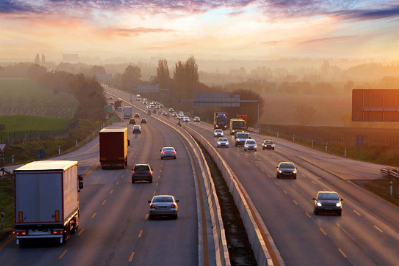
#> input picture Open_CV/resources/images/image2000.png, 399 x 266 px
$ python 18_edge_detection.py
#> lines starting #> are read from the running program, lines starting #| are printed output that depends on the picture; after the words box and inside, x2 and y2 are one past the last pixel; in counts of white or black regions, pixels touching at a corner belong together
import cv2

img_path = '../resources/images/image2000.png'

original_image = cv2.imread(img_path)
#> original_image is the input picture: shape (266, 399, 3); mean B, G, R 98.7, 110.1, 137

gray_image = cv2.cvtColor(original_image, cv2.COLOR_BGR2GRAY)
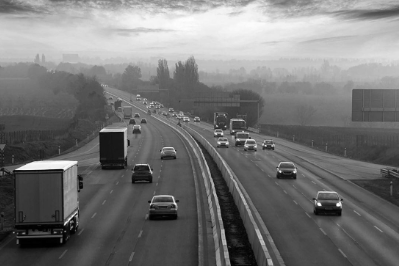
#> gray_image: shape (266, 399); min 0, max 254, mean 116.8

_,bw = cv2.threshold(gray_image, 127, 255, cv2.THRESH_BINARY)
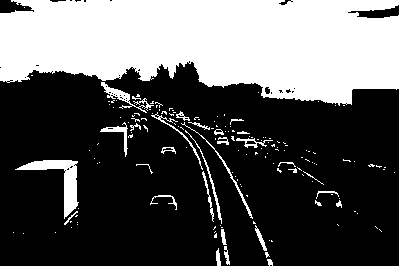
#> bw: shape (266, 399); 34.3% white; 159 white regions (128 under 20 px), largest, box (x1, y1, x2, y2) and area: (0, 0, 399, 106) 32625, (15, 160, 79, 219) 1041, (101, 82, 154, 113) 347

edge_image = cv2.Canny(gray_image, 100,200)
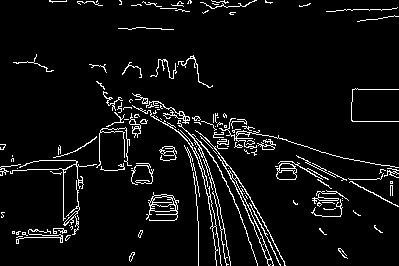
#> edge_image: shape (266, 399); 5.8% white in thin lines or dots

cv2.imshow('original image', original_image)
cv2.imshow('gray image', gray_image)
cv2.imshow('bw image', bw)
cv2.imshow('edge image', edge_image)

cv2.waitKey(0)
cv2.destroyAllWindows()

$ run again, with Open_CV/resources/images/Anime Scenery Wallpaper.jpg saved as Open_CV/resources/images/image2000.png
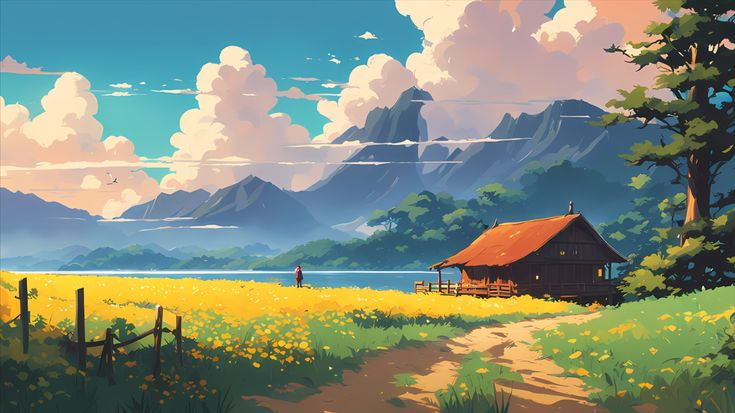
#> input picture Open_CV/resources/images/Anime Scenery Wallpaper.jpg, 735 x 413 px
#> original_image is the input picture: shape (413, 735, 3); mean B, G, R 123.4, 140, 129.1
#> `_,bw = cv2.threshold(gray_image, 127, 255, cv2.THRESH_BINARY)`:
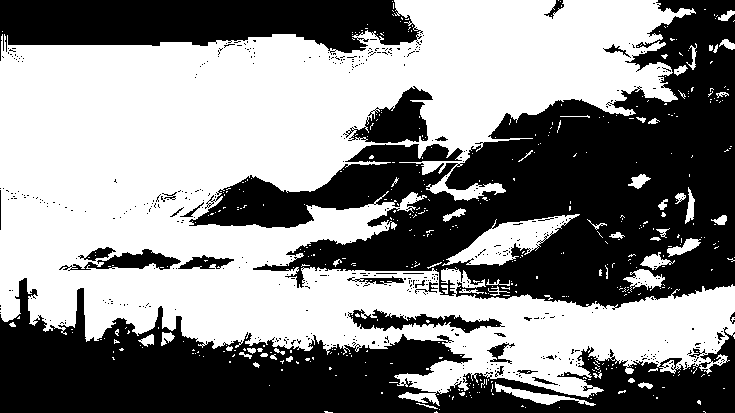
#> bw: shape (413, 735); 53.9% white; 506 black regions (478 under 20 px), largest, box (x1, y1, x2, y2) and area: (189, 0, 735, 310) 70384, (0, 278, 735, 413) 43907, (0, 0, 423, 61) 17409
#> `edge_image = cv2.Canny(gray_image, 100,200)`:
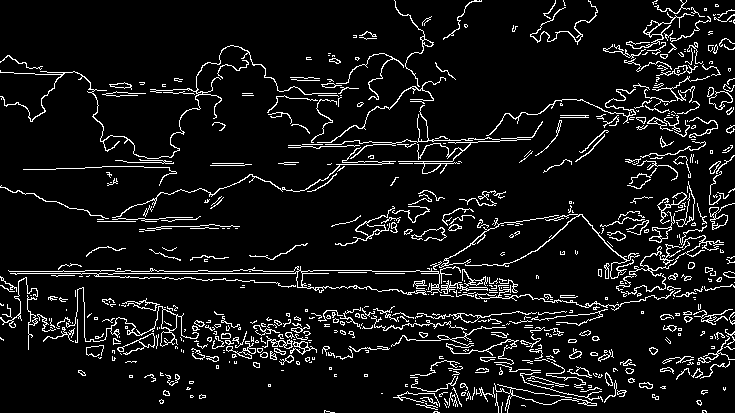
#> edge_image: shape (413, 735); 7.9% white in thin lines or dots
